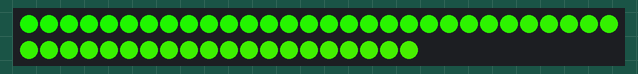
This sketch was run on a simulated Arduino Uno, built with avr-gcc and run on an emulated ATmega328P. Shown: 50 RGB LEDs in strip order, left to right, continuing on the next row. Dim RGB values are drawn brighter than linear; colours are those a GRB WS2812 strip shows for the declared byte order.

Above: at 1.62 s.
At 5.7 s:
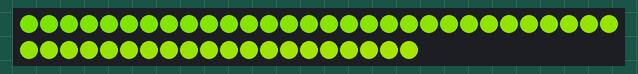
At 10.11 s:
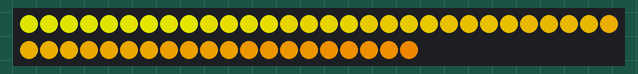
At 18.47 s:
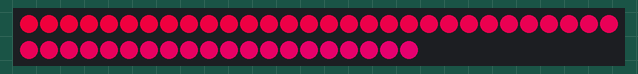
At 26.82 s:
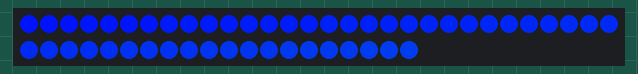
At 35.51 s:
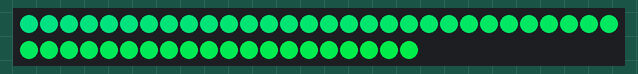

The sketch:

BlinkyRainbow2.ino
```cpp
#include <FastLED.h>

#define LED_COUNT 50 // BlinkyTape has 60 LEDs!
struct CRGB leds[LED_COUNT]; // this struct contains 60 CRGB values.  This is where

#define PIN_BUTTON 10
#define PIN_IO_A   7
#define PIN_IO_B   11
#define PIN_SIGNAL 13
#define PIN_INPUT  10

int color_set = 0;

// first, let's get ready to blink using some FastLED routines
// take a look at the FastLED example called Fast2Dev for more usage info
void setup()
{
  LEDS.addLeds<WS2812B, PIN_SIGNAL, RGB>(leds, LED_COUNT); // this configures the BlinkyBoard - leave as is.
  LEDS.showColor(CRGB(0, 0, 0)); // set the color for the strip all at once.
  LEDS.setBrightness(255); // start out with LEDs off
  LEDS.show(); // you'll always need to call this function to make your changes happen.
}

// this is the main loop where we call the other functions.
void loop() {
  for (uint8_t i = 0; i < LED_COUNT; i++) {
    int hue = 0xff & ((millis() / 40 + i) / 4);
    leds[i].setHue(hue);
  }
  LEDS.show();
  delay(20);
}
```
